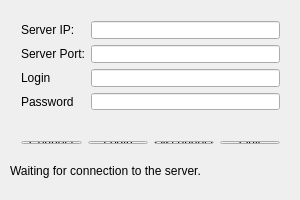
<?xml version="1.0" encoding="UTF-8"?>
<ui version="4.0">
 <class>MainWindow</class>
 <widget class="QMainWindow" name="MainWindow">
  <property name="geometry">
   <rect>
    <x>0</x>
    <y>0</y>
    <width>300</width>
    <height>200</height>
   </rect>
  </property>
  <property name="minimumSize">
   <size>
    <width>300</width>
    <height>200</height>
   </size>
  </property>
  <property name="maximumSize">
   <size>
    <width>300</width>
    <height>200</height>
   </size>
  </property>
  <property name="windowTitle">
   <string>MainWindow</string>
  </property>
  <widget class="QWidget" name="centralWidget">
   <widget class="QLabel" name="label_5">
    <property name="geometry">
     <rect>
      <x>10</x>
      <y>160</y>
      <width>271</width>
      <height>21</height>
     </rect>
    </property>
    <property name="text">
     <string>Waiting for connection to the server.</string>
    </property>
   </widget>
   <widget class="QWidget" name="layoutWidget">
    <property name="geometry">
     <rect>
      <x>10</x>
      <y>10</y>
      <width>281</width>
      <height>111</height>
     </rect>
    </property>
    <layout class="QGridLayout" name="gridLayout">
     <item row="0" column="0">
      <widget class="QLabel" name="label">
       <property name="text">
        <string>Server IP:</string>
       </property>
      </widget>
     </item>
     <item row="0" column="1">
      <widget class="QLineEdit" name="lineEdit"/>
     </item>
     <item row="1" column="0">
      <widget class="QLabel" name="label_2">
       <property name="text">
        <string>Server Port:</string>
       </property>
      </widget>
     </item>
     <item row="1" column="1">
      <widget class="QLineEdit" name="lineEdit_2"/>
     </item>
     <item row="2" column="0">
      <widget class="QLabel" name="label_3">
       <property name="text">
        <string>Login</string>
       </property>
      </widget>
     </item>
     <item row="2" column="1">
      <widget class="QLineEdit" name="lineEdit_3"/>
     </item>
     <item row="3" column="0">
      <widget class="QLabel" name="label_4">
       <property name="text">
        <string>Password</string>
       </property>
      </widget>
     </item>
     <item row="3" column="1">
      <widget class="QLineEdit" name="lineEdit_4">
       <property name="echoMode">
        <enum>QLineEdit::Password</enum>
       </property>
      </widget>
     </item>
    </layout>
   </widget>
   <widget class="QWidget" name="">
    <property name="geometry">
     <rect>
      <x>10</x>
      <y>130</y>
      <width>281</width>
      <height>25</height>
     </rect>
    </property>
    <layout class="QHBoxLayout" name="horizontalLayout">
     <item>
      <widget class="QPushButton" name="connectButton">
       <property name="text">
        <string>Connect</string>
       </property>
      </widget>
     </item>
     <item>
      <widget class="QPushButton" name="loginButton">
       <property name="text">
        <string>Login</string>
       </property>
      </widget>
     </item>
     <item>
      <widget class="QPushButton" name="disconnectButton">
       <property name="text">
        <string>Disconnect</string>
       </property>
      </widget>
     </item>
     <item>
      <widget class="QPushButton" name="quitButton">
       <property name="text">
        <string>Quit</string>
       </property>
      </widget>
     </item>
    </layout>
   </widget>
  </widget>
 </widget>
 <layoutdefault spacing="6" margin="11"/>
 <resources/>
 <connections/>
</ui>
